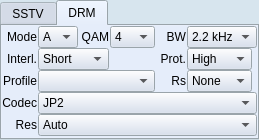
      <widget class="QTabWidget" name="settingsTableWidget">
       <property name="sizePolicy">
        <sizepolicy hsizetype="Preferred" vsizetype="Preferred">
         <horstretch>0</horstretch>
         <verstretch>0</verstretch>
        </sizepolicy>
       </property>
       <property name="minimumSize">
        <size>
         <width>0</width>
         <height>0</height>
        </size>
       </property>
       <property name="palette">
        <palette>
         <active>
          <colorrole role="WindowText">
           <brush brushstyle="SolidPattern">
            <color alpha="255">
             <red>0</red>
             <green>0</green>
             <blue>0</blue>
            </color>
           </brush>
          </colorrole>
          <colorrole role="Button">
           <brush brushstyle="SolidPattern">
            <color alpha="255">
             <red>211</red>
             <green>221</green>
             <blue>238</blue>
            </color>
           </brush>
          </colorrole>
          <colorrole role="Light">
           <brush brushstyle="SolidPattern">
            <color alpha="255">
             <red>255</red>
             <green>255</green>
             <blue>255</blue>
            </color>
           </brush>
          </colorrole>
          <colorrole role="Midlight">
           <brush brushstyle="SolidPattern">
            <color alpha="255">
             <red>233</red>
             <green>238</green>
             <blue>246</blue>
            </color>
           </brush>
          </colorrole>
          <colorrole role="Dark">
           <brush brushstyle="SolidPattern">
            <color alpha="255">
             <red>105</red>
             <green>110</green>
             <blue>119</blue>
            </color>
           </brush>
          </colorrole>
          <colorrole role="Mid">
           <brush brushstyle="SolidPattern">
            <color alpha="255">
             <red>140</red>
             <green>147</green>
             <blue>158</blue>
            </color>
           </brush>
          </colorrole>
          <colorrole role="Text">
           <brush brushstyle="SolidPattern">
            <color alpha="255">
             <red>0</red>
             <green>0</green>
             <blue>0</blue>
            </color>
           </brush>
          </colorrole>
          <colorrole role="BrightText">
           <brush brushstyle="SolidPattern">
            <color alpha="255">
             <red>255</red>
             <green>255</green>
             <blue>255</blue>
            </color>
           </brush>
          </colorrole>
          <colorrole role="ButtonText">
           <brush brushstyle="SolidPattern">
            <color alpha="255">
             <red>0</red>
             <green>0</green>
             <blue>0</blue>
            </color>
           </brush>
          </colorrole>
          <colorrole role="Base">
           <brush brushstyle="SolidPattern">
            <color alpha="255">
             <red>255</red>
             <green>255</green>
             <blue>255</blue>
            </color>
           </brush>
          </colorrole>
          <colorrole role="Window">
           <brush brushstyle="SolidPattern">
            <color alpha="255">
             <red>215</red>
             <green>229</green>
             <blue>238</blue>
            </color>
           </brush>
          </colorrole>
          <colorrole role="Shadow">
           <brush brushstyle="SolidPattern">
            <color alpha="255">
             <red>0</red>
             <green>0</green>
             <blue>0</blue>
            </color>
           </brush>
          </colorrole>
          <colorrole role="Highlight">
           <brush brushstyle="SolidPattern">
            <color alpha="255">
             <red>0</red>
             <green>0</green>
             <blue>128</blue>
            </color>
           </brush>
          </colorrole>
          <colorrole role="HighlightedText">
           <brush brushstyle="SolidPattern">
            <color alpha="255">
             <red>255</red>
             <green>255</green>
             <blue>255</blue>
            </color>
           </brush>
          </colorrole>
          <colorrole role="Link">
           <brush brushstyle="SolidPattern">
            <color alpha="255">
             <red>0</red>
             <green>0</green>
             <blue>0</blue>
            </color>
           </brush>
          </colorrole>
          <colorrole role="LinkVisited">
           <brush brushstyle="SolidPattern">
            <color alpha="255">
             <red>0</red>
             <green>0</green>
             <blue>0</blue>
            </color>
           </brush>
          </colorrole>
         </active>
         <inactive>
          <colorrole role="WindowText">
           <brush brushstyle="SolidPattern">
            <color alpha="255">
             <red>0</red>
             <green>0</green>
             <blue>0</blue>
            </color>
           </brush>
          </colorrole>
          <colorrole role="Button">
           <brush brushstyle="SolidPattern">
            <color alpha="255">
             <red>211</red>
             <green>221</green>
             <blue>238</blue>
            </color>
           </brush>
          </colorrole>
          <colorrole role="Light">
           <brush brushstyle="SolidPattern">
            <color alpha="255">
             <red>255</red>
             <green>255</green>
             <blue>255</blue>
            </color>
           </brush>
          </colorrole>
          <colorrole role="Midlight">
           <brush brushstyle="SolidPattern">
            <color alpha="255">
             <red>244</red>
             <green>248</green>
             <blue>255</blue>
            </color>
           </brush>
          </colorrole>
          <colorrole role="Dark">
           <brush brushstyle="SolidPattern">
            <color alpha="255">
             <red>105</red>
             <green>110</green>
             <blue>119</blue>
            </color>
           </brush>
          </colorrole>
          <colorrole role="Mid">
           <brush brushstyle="SolidPattern">
            <color alpha="255">
             <red>140</red>
             <green>147</green>
             <blue>158</blue>
            </color>
           </brush>
          </colorrole>
          <colorrole role="Text">
           <brush brushstyle="SolidPattern">
            <color alpha="255">
             <red>0</red>
             <green>0</green>
             <blue>0</blue>
            </color>
           </brush>
          </colorrole>
          <colorrole role="BrightText">
           <brush brushstyle="SolidPattern">
            <color alpha="255">
             <red>255</red>
             <green>255</green>
             <blue>255</blue>
            </color>
           </brush>
          </colorrole>
          <colorrole role="ButtonText">
           <brush brushstyle="SolidPattern">
            <color alpha="255">
             <red>0</red>
             <green>0</green>
             <blue>0</blue>
            </color>
           </brush>
          </colorrole>
          <colorrole role="Base">
           <brush brushstyle="SolidPattern">
            <color alpha="255">
             <red>255</red>
             <green>255</green>
             <blue>255</blue>
            </color>
           </brush>
          </colorrole>
          <colorrole role="Window">
           <brush brushstyle="SolidPattern">
            <color alpha="255">
             <red>215</red>
             <green>229</green>
             <blue>238</blue>
            </color>
           </brush>
          </colorrole>
          <colorrole role="Shadow">
           <brush brushstyle="SolidPattern">
            <color alpha="255">
             <red>0</red>
             <green>0</green>
             <blue>0</blue>
            </color>
           </brush>
          </colorrole>
          <colorrole role="Highlight">
           <brush brushstyle="SolidPattern">
            <color alpha="255">
             <red>0</red>
             <green>0</green>
             <blue>128</blue>
            </color>
           </brush>
          </colorrole>
          <colorrole role="HighlightedText">
           <brush brushstyle="SolidPattern">
            <color alpha="255">
             <red>255</red>
             <green>255</green>
             <blue>255</blue>
            </color>
           </brush>
          </colorrole>
          <colorrole role="Link">
           <brush brushstyle="SolidPattern">
            <color alpha="255">
             <red>0</red>
             <green>0</green>
             <blue>192</blue>
            </color>
           </brush>
          </colorrole>
          <colorrole role="LinkVisited">
           <brush brushstyle="SolidPattern">
            <color alpha="255">
             <red>128</red>
             <green>0</green>
             <blue>128</blue>
            </color>
           </brush>
          </colorrole>
         </inactive>
         <disabled>
          <colorrole role="WindowText">
           <brush brushstyle="SolidPattern">
            <color alpha="255">
             <red>128</red>
             <green>128</green>
             <blue>128</blue>
            </color>
           </brush>
          </colorrole>
          <colorrole role="Button">
           <brush brushstyle="SolidPattern">
            <color alpha="255">
             <red>211</red>
             <green>221</green>
             <blue>238</blue>
            </color>
           </brush>
          </colorrole>
          <colorrole role="Light">
           <brush brushstyle="SolidPattern">
            <color alpha="255">
             <red>255</red>
             <green>255</green>
             <blue>255</blue>
            </color>
           </brush>
          </colorrole>
          <colorrole role="Midlight">
           <brush brushstyle="SolidPattern">
            <color alpha="255">
             <red>244</red>
             <green>248</green>
             <blue>255</blue>
            </color>
           </brush>
          </colorrole>
          <colorrole role="Dark">
           <brush brushstyle="SolidPattern">
            <color alpha="255">
             <red>105</red>
             <green>110</green>
             <blue>119</blue>
            </color>
           </brush>
          </colorrole>
          <colorrole role="Mid">
           <brush brushstyle="SolidPattern">
            <color alpha="255">
             <red>140</red>
             <green>147</green>
             <blue>158</blue>
            </color>
           </brush>
          </colorrole>
          <colorrole role="Text">
           <brush brushstyle="SolidPattern">
            <color alpha="255">
             <red>128</red>
             <green>128</green>
             <blue>128</blue>
            </color>
           </brush>
          </colorrole>
          <colorrole role="BrightText">
           <brush brushstyle="SolidPattern">
            <color alpha="255">
             <red>255</red>
             <green>255</green>
             <blue>255</blue>
            </color>
           </brush>
          </colorrole>
          <colorrole role="ButtonText">
           <brush brushstyle="SolidPattern">
            <color alpha="255">
             <red>128</red>
             <green>128</green>
             <blue>128</blue>
            </color>
           </brush>
          </colorrole>
          <colorrole role="Base">
           <brush brushstyle="SolidPattern">
            <color alpha="255">
             <red>255</red>
             <green>255</green>
             <blue>255</blue>
            </color>
           </brush>
          </colorrole>
          <colorrole role="Window">
           <brush brushstyle="SolidPattern">
            <color alpha="255">
             <red>215</red>
             <green>229</green>
             <blue>238</blue>
            </color>
           </brush>
          </colorrole>
          <colorrole role="Shadow">
           <brush brushstyle="SolidPattern">
            <color alpha="255">
             <red>0</red>
             <green>0</green>
             <blue>0</blue>
            </color>
           </brush>
          </colorrole>
          <colorrole role="Highlight">
           <brush brushstyle="SolidPattern">
            <color alpha="255">
             <red>0</red>
             <green>0</green>
             <blue>128</blue>
            </color>
           </brush>
          </colorrole>
          <colorrole role="HighlightedText">
           <brush brushstyle="SolidPattern">
            <color alpha="255">
             <red>255</red>
             <green>255</green>
             <blue>255</blue>
            </color>
           </brush>
          </colorrole>
          <colorrole role="Link">
           <brush brushstyle="SolidPattern">
            <color alpha="255">
             <red>0</red>
             <green>0</green>
             <blue>192</blue>
            </color>
           </brush>
          </colorrole>
          <colorrole role="LinkVisited">
           <brush brushstyle="SolidPattern">
            <color alpha="255">
             <red>128</red>
             <green>0</green>
             <blue>128</blue>
            </color>
           </brush>
          </colorrole>
         </disabled>
        </palette>
       </property>
       <property name="currentIndex">
        <number>1</number>
       </property>
       <widget class="QWidget" name="sstvTXTab">
        <attribute name="title">
         <string>SSTV</string>
        </attribute>
        <layout class="QVBoxLayout" name="verticalLayout_3">
         <item>
          <layout class="QHBoxLayout" name="horizontalLayout_4">
           <item>
            <spacer name="horizontalSpacer_6">
             <property name="orientation">
              <enum>Qt::Horizontal</enum>
             </property>
             <property name="sizeHint" stdset="0">
              <size>
               <width>40</width>
               <height>20</height>
              </size>
             </property>
            </spacer>
           </item>
           <item>
            <widget class="QLabel" name="modeLabel">
             <property name="text">
              <string>Mode</string>
             </property>
             <property name="alignment">
              <set>Qt::AlignRight|Qt::AlignTrailing|Qt::AlignVCenter</set>
             </property>
             <property name="wordWrap">
              <bool>false</bool>
             </property>
            </widget>
           </item>
           <item>
            <widget class="QComboBox" name="sstvModeComboBox">
             <property name="toolTip">
              <string>Transmit mode</string>
             </property>
             <property name="statusTip">
              <string>Transmit mode</string>
             </property>
            </widget>
           </item>
          </layout>
         </item>
         <item>
          <spacer name="verticalSpacer_2">
           <property name="orientation">
            <enum>Qt::Vertical</enum>
           </property>
           <property name="sizeHint" stdset="0">
            <size>
             <width>20</width>
             <height>19</height>
            </size>
           </property>
          </spacer>
         </item>
         <item>
          <layout class="QHBoxLayout" name="horizontalLayout_10">
           <item>
            <spacer name="horizontalSpacer_2">
             <property name="orientation">
              <enum>Qt::Horizontal</enum>
             </property>
             <property name="sizeHint" stdset="0">
              <size>
               <width>40</width>
               <height>20</height>
              </size>
             </property>
            </spacer>
           </item>
           <item>
            <widget class="QComboBox" name="sstvResizeComboBox"/>
           </item>
          </layout>
         </item>
        </layout>
       </widget>
       <widget class="QWidget" name="drmTXTab">
        <attribute name="title">
         <string>DRM</string>
        </attribute>
        <layout class="QGridLayout" name="gridLayout_2">
         <property name="leftMargin">
          <number>0</number>
         </property>
         <property name="topMargin">
          <number>0</number>
         </property>
         <property name="rightMargin">
          <number>0</number>
         </property>
         <property name="bottomMargin">
          <number>0</number>
         </property>
         <property name="horizontalSpacing">
          <number>1</number>
         </property>
         <property name="verticalSpacing">
          <number>0</number>
         </property>
         <item row="0" column="0">
          <widget class="QLabel" name="drmModeLabel">
           <property name="minimumSize">
            <size>
             <width>30</width>
             <height>0</height>
            </size>
           </property>
           <property name="text">
            <string>Mode</string>
           </property>
           <property name="alignment">
            <set>Qt::AlignRight|Qt::AlignTrailing|Qt::AlignVCenter</set>
           </property>
           <property name="wordWrap">
            <bool>false</bool>
           </property>
          </widget>
         </item>
         <item row="0" column="1">
          <widget class="QComboBox" name="drmTxModeComboBox">
           <property name="minimumSize">
            <size>
             <width>40</width>
             <height>0</height>
            </size>
           </property>
           <property name="maximumSize">
            <size>
             <width>40</width>
             <height>25</height>
            </size>
           </property>
           <item>
            <property name="text">
             <string>A</string>
            </property>
           </item>
           <item>
            <property name="text">
             <string>B</string>
            </property>
           </item>
           <item>
            <property name="text">
             <string>E</string>
            </property>
           </item>
          </widget>
         </item>
         <item row="0" column="2">
          <widget class="QLabel" name="drmQAMLabel">
           <property name="minimumSize">
            <size>
             <width>30</width>
             <height>0</height>
            </size>
           </property>
           <property name="text">
            <string>QAM</string>
           </property>
           <property name="alignment">
            <set>Qt::AlignRight|Qt::AlignTrailing|Qt::AlignVCenter</set>
           </property>
           <property name="wordWrap">
            <bool>false</bool>
           </property>
          </widget>
         </item>
         <item row="0" column="3">
          <widget class="QComboBox" name="drmTxQAMComboBox">
           <property name="minimumSize">
            <size>
             <width>45</width>
             <height>0</height>
            </size>
           </property>
           <property name="maximumSize">
            <size>
             <width>45</width>
             <height>16777215</height>
            </size>
           </property>
           <item>
            <property name="text">
             <string>4</string>
            </property>
           </item>
           <item>
            <property name="text">
             <string>16</string>
            </property>
           </item>
           <item>
            <property name="text">
             <string>64</string>
            </property>
           </item>
          </widget>
         </item>
         <item row="0" column="4">
          <widget class="QLabel" name="drmBandwidthLabel">
           <property name="minimumSize">
            <size>
             <width>30</width>
             <height>0</height>
            </size>
           </property>
           <property name="text">
            <string>BW</string>
           </property>
           <property name="alignment">
            <set>Qt::AlignRight|Qt::AlignTrailing|Qt::AlignVCenter</set>
           </property>
           <property name="wordWrap">
            <bool>false</bool>
           </property>
          </widget>
         </item>
         <item row="0" column="5">
          <widget class="QComboBox" name="drmTxBandwidthComboBox">
           <property name="minimumSize">
            <size>
             <width>70</width>
             <height>0</height>
            </size>
           </property>
           <property name="maximumSize">
            <size>
             <width>70</width>
             <height>16777215</height>
            </size>
           </property>
            <item>
            <property name="text">
             <string>2.2 kHz</string>
            </property>
           </item>
           <item>
            <property name="text">
             <string>2.5 kHz</string>
            </property>
           </item>
          </widget>
         </item>
         <item row="1" column="0">
          <widget class="QLabel" name="drmInterleavelabel">
           <property name="minimumSize">
            <size>
             <width>30</width>
             <height>0</height>
            </size>
           </property>
           <property name="text">
            <string>Interl.</string>
           </property>
           <property name="alignment">
            <set>Qt::AlignRight|Qt::AlignTrailing|Qt::AlignVCenter</set>
           </property>
           <property name="wordWrap">
            <bool>false</bool>
           </property>
          </widget>
         </item>
         <item row="1" column="1" colspan="2">
          <widget class="QComboBox" name="drmTxInterleaveComboBox">
           <item>
            <property name="text">
             <string>Short</string>
            </property>
           </item>
           <item>
            <property name="text">
             <string>Long</string>
            </property>
           </item>
          </widget>
         </item>
         <item row="1" column="4">
          <widget class="QLabel" name="drmProtectionLabel">
           <property name="minimumSize">
            <size>
             <width>30</width>
             <height>0</height>
            </size>
           </property>
           <property name="text">
            <string>Prot.</string>
           </property>
           <property name="alignment">
            <set>Qt::AlignRight|Qt::AlignTrailing|Qt::AlignVCenter</set>
           </property>
           <property name="wordWrap">
            <bool>false</bool>
           </property>
          </widget>
         </item>
         <item row="1" column="5">
          <widget class="QComboBox" name="drmTxProtectionComboBox">
           <property name="minimumSize">
            <size>
             <width>65</width>
             <height>0</height>
            </size>
           </property>
           <property name="maximumSize">
            <size>
             <width>65</width>
             <height>25</height>
            </size>
           </property>
           <item>
            <property name="text">
             <string>High</string>
            </property>
           </item>
           <item>
            <property name="text">
             <string>Low</string>
            </property>
           </item>
          </widget>
         </item>
         <item row="2" column="0">
          <widget class="QLabel" name="drmProfileLabel">
           <property name="text">
            <string>Profile</string>
           </property>
           <property name="alignment">
            <set>Qt::AlignRight|Qt::AlignTrailing|Qt::AlignVCenter</set>
           </property>
          </widget>
         </item>
         <item row="2" column="1" colspan="3">
          <widget class="QComboBox" name="drmProfileComboBox">
           <property name="maximumSize">
            <size>
             <width>16777215</width>
             <height>25</height>
            </size>
           </property>
          </widget>
         </item>
         <item row="2" column="4">
          <widget class="QLabel" name="drmReadSolomonLabel">
           <property name="minimumSize">
            <size>
             <width>30</width>
             <height>0</height>
            </size>
           </property>
           <property name="text">
            <string>Rs</string>
           </property>
           <property name="alignment">
            <set>Qt::AlignRight|Qt::AlignTrailing|Qt::AlignVCenter</set>
           </property>
           <property name="wordWrap">
            <bool>false</bool>
           </property>
          </widget>
         </item>
         <item row="2" column="5">
          <widget class="QComboBox" name="drmTxReedSolomonComboBox">
           <property name="minimumSize">
            <size>
             <width>65</width>
             <height>0</height>
            </size>
           </property>
           <property name="maximumSize">
            <size>
             <width>65</width>
             <height>16777215</height>
            </size>
           </property>
           <item>
            <property name="text">
             <string>None</string>
            </property>
           </item>
           <item>
            <property name="text">
             <string>RS1</string>
            </property>
           </item>
           <item>
            <property name="text">
             <string>RS2</string>
            </property>
           </item>
           <item>
            <property name="text">
             <string>RS3</string>
            </property>
           </item>
           <item>
            <property name="text">
             <string>RS4</string>
            </property>
           </item>
          </widget>
         </item>
         <item row="3" column="0">
          <widget class="QLabel" name="drmCodecLabel">
           <property name="text">
            <string>Codec</string>
           </property>
           <property name="alignment">
            <set>Qt::AlignRight|Qt::AlignTrailing|Qt::AlignVCenter</set>
           </property>
          </widget>
         </item>
         <item row="3" column="1" colspan="5">
          <widget class="QComboBox" name="drmTxImageCodecComboBox">
           <item>
            <property name="text">
             <string>JP2</string>
            </property>
           </item>
           <item>
            <property name="text">
             <string>AVIF</string>
            </property>
           </item>
          </widget>
         </item>
         <item row="4" column="0">
          <widget class="QLabel" name="drmResolutionLabel">
           <property name="text">
            <string>Res</string>
           </property>
           <property name="alignment">
            <set>Qt::AlignRight|Qt::AlignTrailing|Qt::AlignVCenter</set>
           </property>
          </widget>
         </item>
         <item row="4" column="1" colspan="5">
          <widget class="QComboBox" name="drmTxResolutionComboBox">
           <item>
            <property name="text">
             <string>Auto</string>
            </property>
           </item>
           <item>
            <property name="text">
             <string>Original</string>
            </property>
           </item>
           <item>
            <property name="text">
             <string>1920x1080</string>
            </property>
           </item>
           <item>
            <property name="text">
             <string>1280x720</string>
            </property>
           </item>
           <item>
            <property name="text">
             <string>640x480</string>
            </property>
           </item>
           <item>
            <property name="text">
             <string>320x240</string>
            </property>
           </item>
          </widget>
         </item>
        </layout>
       </widget>
      </widget>
